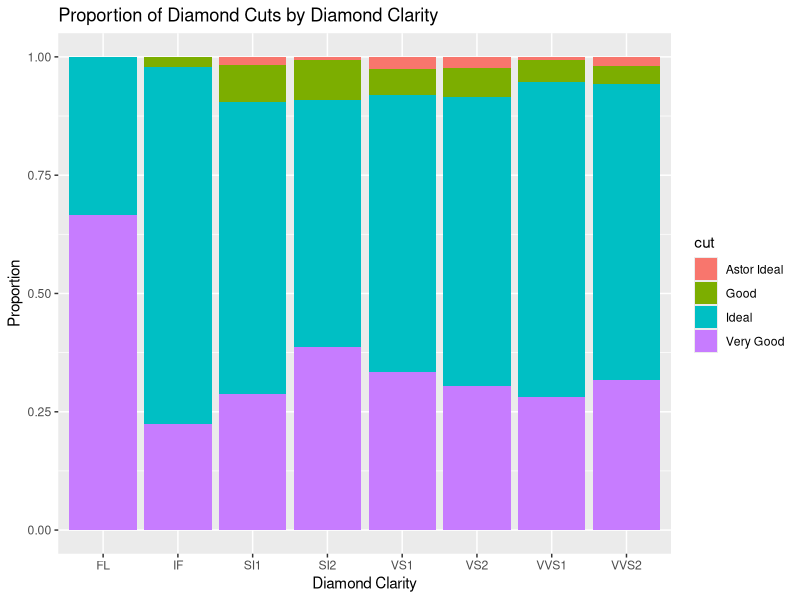
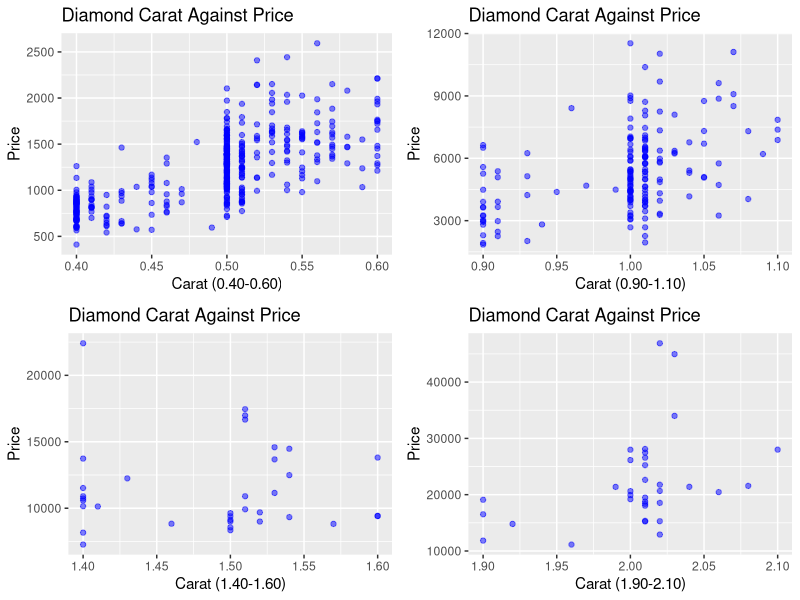

These charts were generated, in order, by the following R code:
## ---- chunk 1
knitr::opts_chunk$set(echo = TRUE)
## ---- chunk 2
setwd ("/Users/alexaowen/Documents/Grad School/Summer 2023/STAT 6021/Project 1")
Data <- read.csv("diamonds4.csv")
head (Data)
library (tidyverse)
library(cowplot)
## ---- chunk 3
ggplot((Data) , aes(x=clarity, fill=cut))+
  geom_bar(position = "fill")+
  labs(x="Diamond Clarity", y="Proportion", 
       title="Proportion of Diamond Cuts by Diamond Clarity")
## ---- chunk 4

carat_.5 <- Data %>% 
  filter(between(carat,.4,.6))

carat_1 <- Data %>% 
  filter(between(carat,.9,1.1))

carat_1.5 <- Data %>% 
  filter(between(carat,1.4,1.6))

carat_2 <- Data %>% 
  filter(between(carat,1.9,2.1))

par(mfrow=c(2,2))

graph_.5<- ggplot((carat_.5), aes(x=carat, y=price))+
  geom_point(alpha = .5, color = "blue")+
  labs(x="Carat (0.40-0.60)", y="Price", 
       title="Diamond Carat Against Price")

graph_1<- ggplot((carat_1), aes(x=carat, y=price))+
  geom_point(alpha = .5, color = "blue")+
  labs(x="Carat (0.90-1.10)", y="Price", 
       title="Diamond Carat Against Price")

graph_1.5<- ggplot((carat_1.5), aes(x=carat, y=price))+
  geom_point(alpha = .5, color = "blue")+
  labs(x="Carat (1.40-1.60)", y="Price", 
       title="Diamond Carat Against Price")

graph_2<- ggplot((carat_2), aes(x=carat, y=price))+
  geom_point(alpha = .5, color = "blue")+
  labs(x="Carat (1.90-2.10)", y="Price", 
       title="Diamond Carat Against Price")

plot_grid(graph_.5, graph_1, graph_1.5, graph_2, labes = "AUTO", nrow= 2, ncol = 2)
